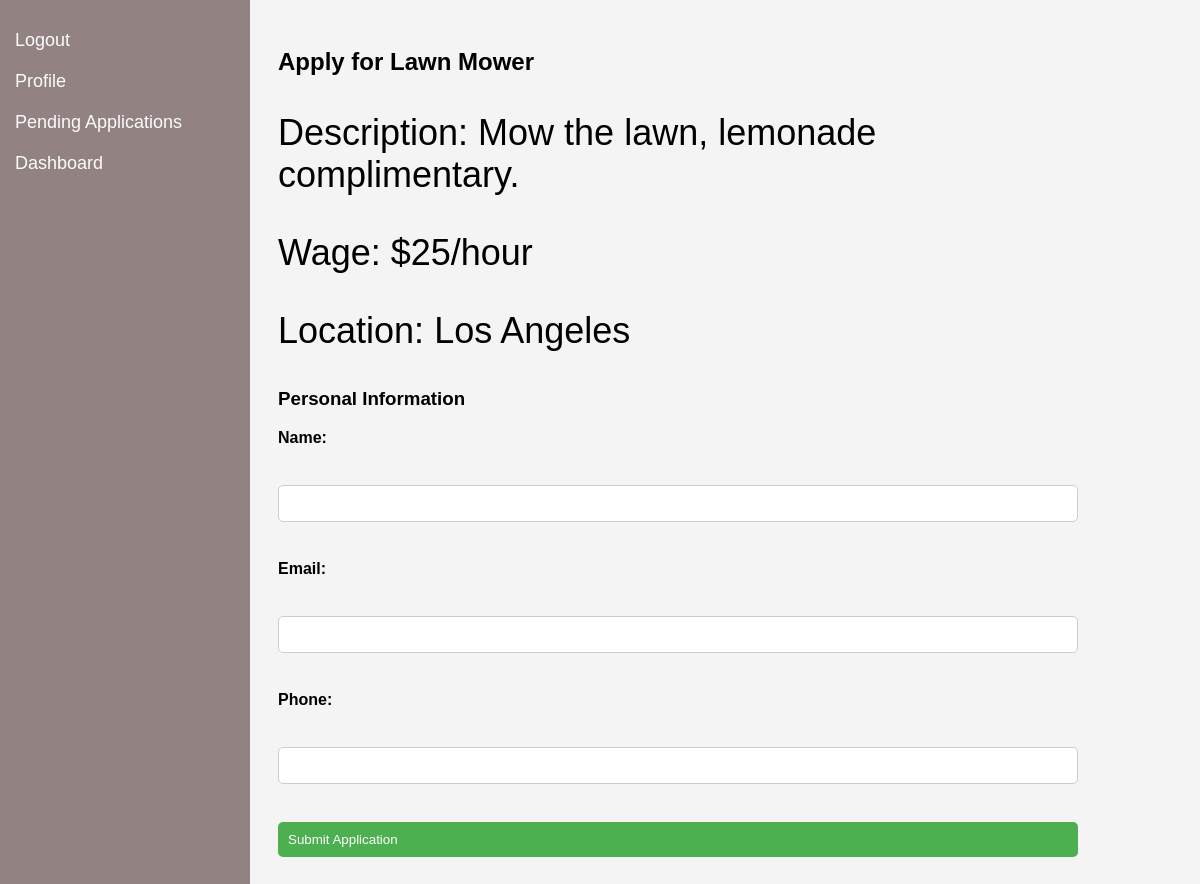
/job/2/apply, run on the app's committed database.
### tables this page shows
CREATE TABLE job_listings (
                    id INTEGER PRIMARY KEY,
                    title TEXT,
                    description TEXT,
                    wage TEXT,
                    location TEXT
                , created_by TEXT);

### routes.py (the view)
@app_routes.route('/job/<int:job_id>/apply', methods=['GET', 'POST'])
def job_apply(job_id):
    if request.method == 'POST':
        return redirect(url_for('app_routes.submit_job_apply', job_id=job_id))
    conn = get_db_connection()
    cursor = conn.cursor()
    cursor.execute("SELECT * FROM job_listings WHERE id = ?", (job_id,))
    job = cursor.fetchone()
    conn.close()
    if job is None:
        return 'Job not found'
    return render_template('job_apply.html', job=job)

### routes.py (called while the page is built)
def get_db_connection():
    conn = sqlite3.connect('app.db')
    conn.row_factory = sqlite3.Row
    return conn

### templates/job_apply.html (shortened to what this page needs)
<!DOCTYPE html>
<html>
<head>
    <link rel="stylesheet" type="text/css" href="{{ url_for('static', filename='styles.css') }}">
</head>
<body>
    <div class="sidebar">
        <a href="{{ url_for('app_routes.logout') }}">Logout</a>
        <a href="#profile">Profile</a>
        <a href="{{ url_for('app_routes.pending_applications') }}">Pending Applications</a>
        <a href="{{ url_for('app_routes.worker_dashboard') }}">Dashboard</a>
    </div>
    <div class="content">
        <h2>Apply for {{ job['title'] }}</h2>
        <p>Description: {{ job['description'] }}</p>
        <p>Wage: {{ job['wage'] }}</p>
        <p>Location: {{ job['location'] }}</p>
        <h3>Personal Information</h3>
        <form method="post" action="{{ url_for('app_routes.submit_job_apply', job_id=job['id']) }}">
            <label for="name">Name:</label><br>
            <input type="text" id="name" name="name" required><br>
            <label for="email">Email:</label><br>
            <input type="email" id="email" name="email" required><br>
            <label for="phone">Phone:</label><br>
            <input type="tel" id="phone" name="phone" required><br>
            <input type="submit" value="Submit Application">
        </form>
    </div>
</body>
</html>

### static/styles.css (style rules this page uses)
body, h1, h2, p, ul, li { margin: 35; padding: 0; }
body { font-family: Arial, sans-serif; background-color: #f4f4f4; }
p { font-family: Arial, Helvetica, sans-serif; text-decoration: solid; font-size: 36px; }
.sidebar { height: 100%; width: 250px; position: fixed; z-index: 1; top: 0; left: 0; background-color: #928282; padding-top: 20px; }
.sidebar a { padding: 10px 15px; text-decoration: none; font-size: 18px; color: #fcfcfc; display: block; transition: 0.3s; }
.content { margin-left: 250px; padding: 20px; max-width: 800px; margin-right: auto; }
form { display: flex; flex-direction: column; gap: 10px; }
label { font-weight: bold; text-align: left; }
input { padding: 10px; border: 1px solid #ccc; border-radius: 5px; text-align: left; }
input[type="submit"] { background-color: #4CAF50; color: white; border: none; padding: 10px; border-radius: 5px; cursor: pointer; }

### data on the page
job_listings: title "Lawn Mower", description "Mow the lawn, lemonade complimentary.", wage "$25/hour", location "Los Angeles"
